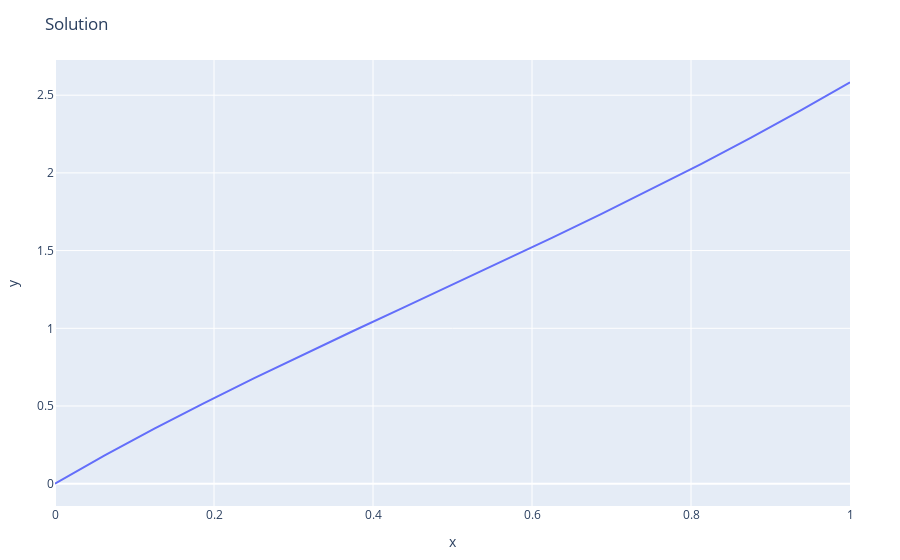

This figure's notebook cell:
### Code cell
trace = scatter(x=x, y=sol, mode="lines", name="n=16")
PlotlyJS.plot([trace], Layout(title="Solution", xaxis_title="x", yaxis_title="y"))

### Figure 1 — Plotly figure (JSON) as saved in the notebook; plotly's stock layout.template omitted (floating-point values rounded to 4 significant figures)
{"data": [{"mode": "lines", "name": "n=16", "type": "scatter", "x": [0, 0.0625, 0.125, 0.1875, 0.25, 0.3125, 0.375, 0.4375, 0.5, 0.5625, 0.625, 0.6875, 0.75, 0.8125, 0.875, 0.9375, 1], "y": [0, 0.182, 0.3543, 0.5188, 0.6774, 0.8314, 0.9825, 1.132, 1.281, 1.43, 1.582, 1.736, 1.894, 2.057, 2.225, 2.4, 2.583]}], "layout": {"margin": {"b": 50, "l": 50, "r": 50, "t": 60}, "title": "Solution", "xaxis": {"title": {"text": "x"}}, "yaxis": {"title": {"text": "y"}}}}
